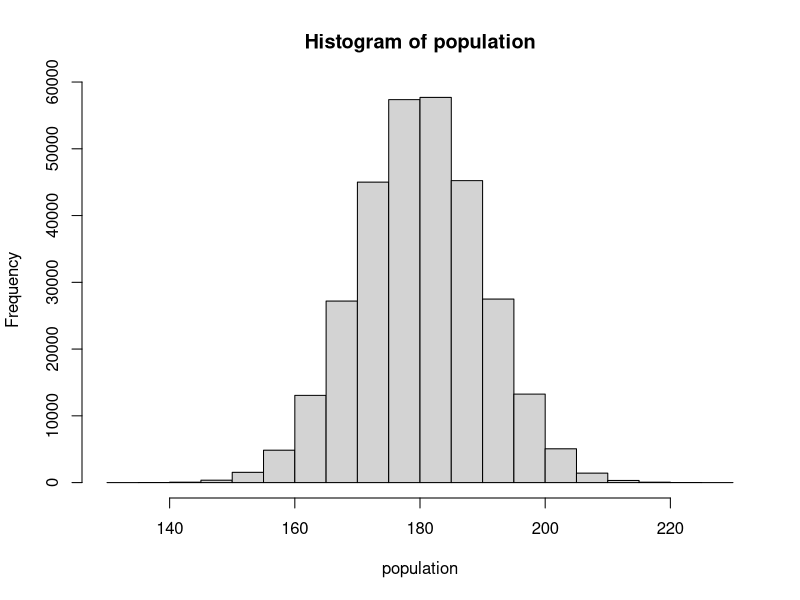
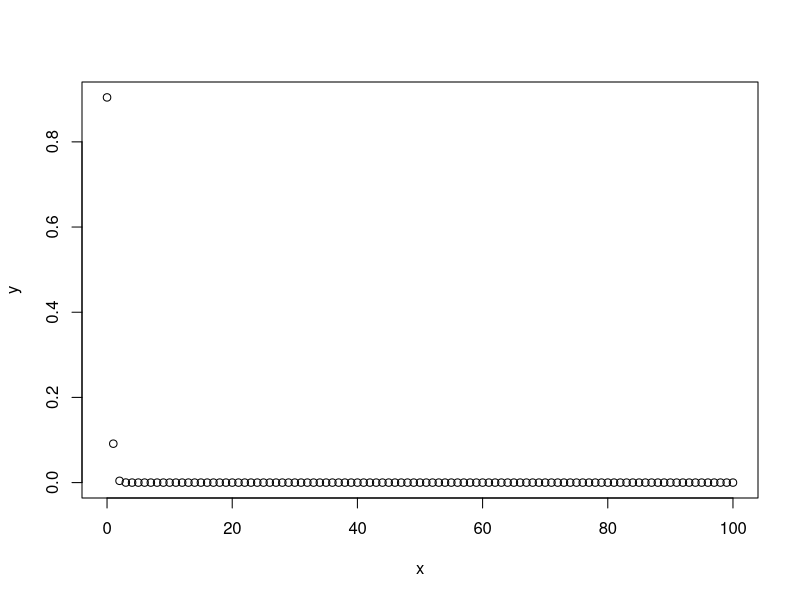

R code for these plots, in order:
## ---- chunk 1
population = rnorm(300000, 180, 10)
hist(population)
## ---- chunk 2
n_sample <- 10000
sample_m <- list()
sample_s <- list()

for (i in 1:10000) {
  sample <- sample(population, n_sample, replace = TRUE)
  sample_m[[i]] <- mean(sample)
  sample_s[[i]] <- sd(sample)
}

mean(unlist(sample_m))
mean(unlist(sample_s))
mean(unlist(sample_s)) / sqrt(n_sample)
## ---- chunk 3
dbinom(5, 10, 0.5)
## ---- chunk 4
252 * 0.5^5 *0.5^5
## ---- chunk 5
x <- 0:100
y <- dbinom(x, 10, 0.01)
plot(x, y)
